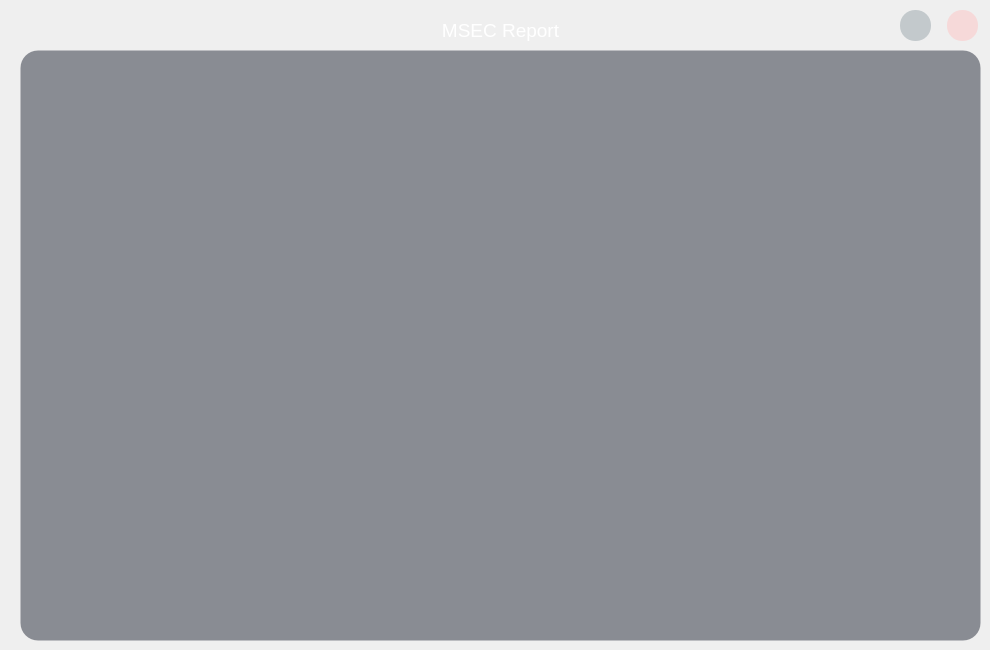
     <widget class="QWidget" name="pg_report">
      <widget class="QTextEdit" name="txt_report_content">
       <property name="geometry">
        <rect>
         <x>20</x>
         <y>50</y>
         <width>961</width>
         <height>591</height>
        </rect>
       </property>
       <property name="font">
        <font>
         <family>Arial</family>
         <pointsize>-1</pointsize>
         <italic>false</italic>
         <bold>false</bold>
        </font>
       </property>
       <property name="styleSheet">
        <string notr="true">QTextEdit{
background-color: rgba(35, 41, 54, 0.5);
border-radius:18px;
font: 12pt &quot;Arial&quot;;
	border: 1px solid transparent;
	border-radius: 18px;
	font-size: 14px;
	color: rgb(255, 255, 255);

}
</string>
       </property>
      </widget>
      <widget class="QPushButton" name="btn_report_close">
       <property name="geometry">
        <rect>
         <x>947</x>
         <y>10</y>
         <width>31</width>
         <height>31</height>
        </rect>
       </property>
       <property name="styleSheet">
        <string notr="true">QPushButton{
    background-color: rgba(255, 190, 190, 0.45);
    border-radius: 15px;
    color: #ffffff;
    text-align: center;         

}
QPushButton:hover{
    background-color: #ca3b3b;
}

QPushButton:pressed{
    background-color: #AA1b1b;
    padding-left: -8px;
	padding-left:-2px;         
    padding-bottom:6px;
}

QPushButton:disabled{
background-color: rgba(66, 79, 104, 0.5);
border-radius:10px;
}
</string>
       </property>
       <property name="text">
        <string/>
       </property>
       <property name="icon">
        <iconset resource="../../py/Anaconda3/Scripts/res.qrc">
         <normaloff>:/icons/close.svg</normaloff>:/icons/close.svg</iconset>
       </property>
       <property name="iconSize">
        <size>
         <width>30</width>
         <height>30</height>
        </size>
       </property>
      </widget>
      <widget class="QLabel" name="label_65">
       <property name="geometry">
        <rect>
         <x>430</x>
         <y>10</y>
         <width>141</width>
         <height>41</height>
        </rect>
       </property>
       <property name="font">
        <font>
         <family>Arial</family>
        </font>
       </property>
       <property name="styleSheet">
        <string notr="true">background:transparent;</string>
       </property>
       <property name="text">
        <string>&lt;html&gt;&lt;head/&gt;&lt;body&gt;&lt;p align=&quot;center&quot;&gt;&lt;span style=&quot; font-size:14pt; color:#ffffff;&quot;&gt;MSEC Report&lt;/span&gt;&lt;/p&gt;&lt;/body&gt;&lt;/html&gt;</string>
       </property>
      </widget>
      <widget class="QPushButton" name="btn_save_as">
       <property name="geometry">
        <rect>
         <x>900</x>
         <y>10</y>
         <width>31</width>
         <height>31</height>
        </rect>
       </property>
       <property name="font">
        <font>
         <family>Arial</family>
         <pointsize>12</pointsize>
         <italic>false</italic>
         <bold>true</bold>
        </font>
       </property>
       <property name="styleSheet">
        <string notr="true">QPushButton {
    background-color: rgba(140, 155, 160, 0.45);
    border-radius: 15px;
    color: #ffffff;
}

QPushButton:hover {
    background-color: #6b8a8f;
}

QPushButton:pressed {
    background-color: #4d6b70;
    padding-top: 8px;
    padding-bottom: 4px;
}

QPushButton:disabled {
    background-color: rgba(66, 79, 104, 0.5);
    border-radius: 10px;
    color: #9aa8b8;
}</string>
       </property>
       <property name="text">
        <string/>
       </property>
       <property name="icon">
        <iconset resource="../../py/Anaconda3/Scripts/res.qrc">
         <normaloff>:/icons/save_as.svg</normaloff>:/icons/save_as.svg</iconset>
       </property>
       <property name="iconSize">
        <size>
         <width>22</width>
         <height>22</height>
        </size>
       </property>
       <property name="flat">
        <bool>false</bool>
       </property>
      </widget>
     </widget>
